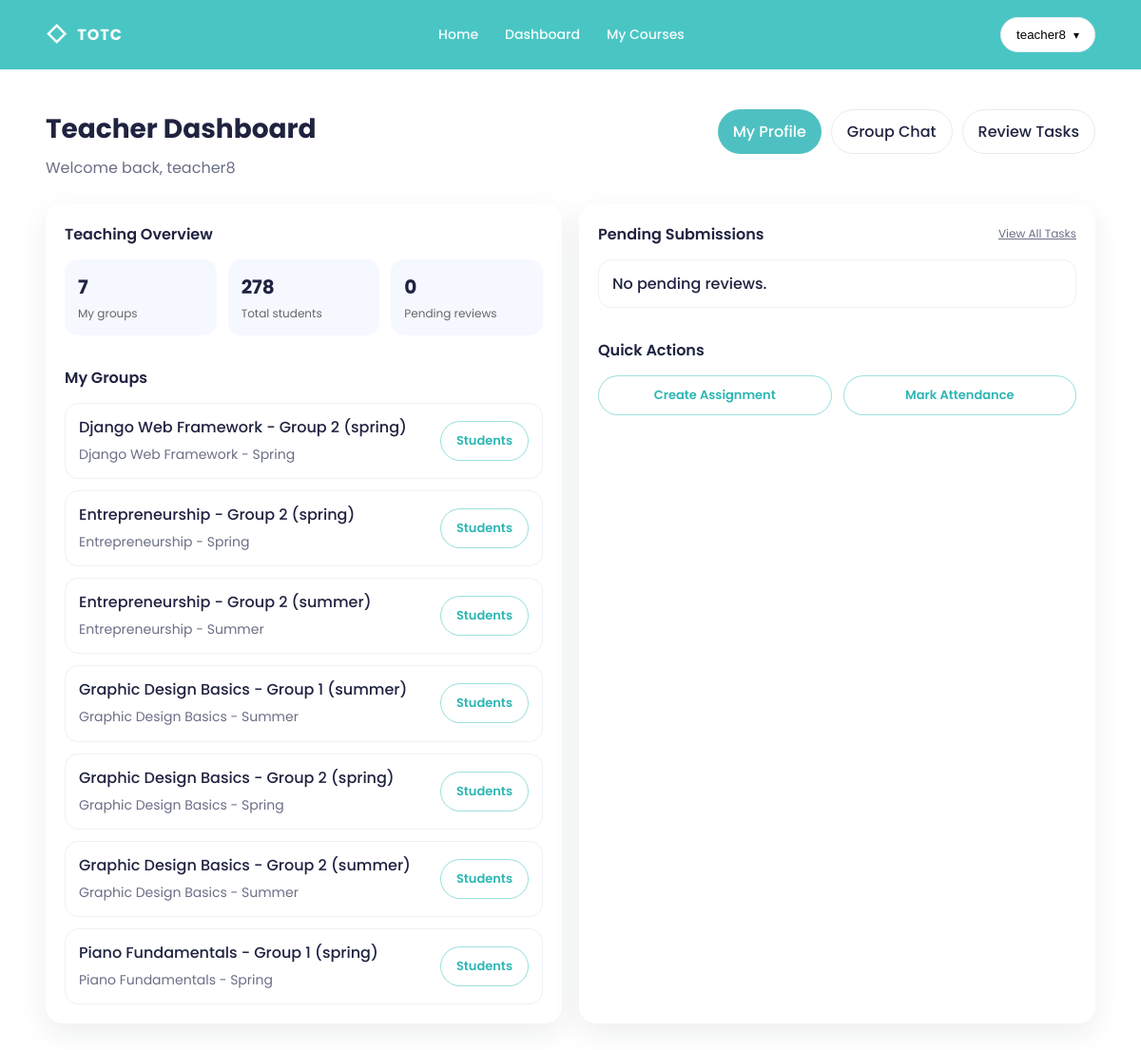
The page /accounts/dashboard/ (signed in) on the database its author committed.
### accounts/models.py (models this page shows, shortened)
class User(AbstractUser):
    ROLE = (
        ('admin', 'Admin'),
        ('teacher', 'Teacher'),
        ('student', 'Student'),
    )
    role = models.CharField(max_length=10, choices=ROLE)
    avatar = models.ImageField(upload_to='avatar/', default='')
    phone = models.CharField(max_length=20, blank=True, null=True)
    address = models.CharField(max_length=250, blank=True, null=True)
    balance = models.DecimalField(max_digits=10, decimal_places=2, default=0.00)
    speciality = models.CharField(max_length=100, blank=True, null=True)
    qualifications = models.TextField(blank=True, null=True)
    is_expert = models.BooleanField(default=False)
    created_at = models.DateTimeField(auto_now_add=True)
    updated_at = models.DateTimeField(auto_now=True)
    class Meta:
        ordering = ['-id']
        verbose_name = 'User'
        verbose_name_plural = 'Users'

### courses/models.py (models this page shows, shortened)
class Group(models.Model):
    name = models.CharField(max_length=50)
    course = models.ForeignKey(Course, on_delete=models.CASCADE, related_name='groups')
    session = models.ForeignKey(Session, on_delete=models.CASCADE, related_name='groups', null=True, blank=True)
    teacher = models.ForeignKey(User, on_delete=models.SET_NULL, null=True, blank=True, related_name='taught_groups',
                                limit_choices_to={
                                    'role': 'teacher',
                                    },
                                )
    created_at = models.DateTimeField(auto_now_add=True)
    updated_at = models.DateTimeField(auto_now=True)
    class Meta:
        ordering = ('name',)
        verbose_name = 'Group'
        verbose_name_plural = 'Groups'
        unique_together = ('course',
                           'name')
        verbose_name = 'Group'
        verbose_name_plural = 'Groups'
        unique_together = ('course',
                           'name')

class Course(models.Model):
    name = models.CharField(max_length=100)
    category = models.ForeignKey(Category, on_delete=models.CASCADE, related_name='courses', blank=True, null=True)
    small_image = models.ImageField(upload_to='courses/small_images', null=True)
    large_image = models.ImageField(upload_to='courses/large_images', null=True)
    small_description = models.TextField(max_length=50)
    large_description = models.TextField(max_length=1000)
    price = models.IntegerField(blank=True, null=True)
    created_at = models.DateTimeField(auto_now_add=True)
    updated_at = models.DateTimeField(auto_now=True)
    class Meta:
        ordering = ('name',)
        verbose_name = 'Course'
        verbose_name_plural = 'Courses'

class Session(models.Model):
    SESSION_TYPES = [
        ('1st',
         '1st Session'),
        ('2nd',
         '2nd Session'),
        ('3rd',
         '3rd Session'),
        ('4th',
         '4th Session'),
        ('spring',
         'Spring'),
        ('summer',
         'Summer'),
        ('fall',
         'Fall'),
        ('winter',
         'Winter'),
        ]
    course = models.ForeignKey(Course, on_delete=models.CASCADE, related_name='sessions')
    session_type = models.CharField(max_length=20, choices=SESSION_TYPES)
    start_date = models.DateField()
    end_date = models.DateField()
    capacity = models.PositiveIntegerField(default=30)
    is_active = models.BooleanField(default=True)
    created_at = models.DateTimeField(auto_now_add=True)
    updated_at = models.DateTimeField(auto_now=True)
    class Meta:
        ordering = ('course',
                    'session_type')
        verbose_name = 'Session'
        verbose_name_plural = 'Sessions'
        unique_together = ('course',
                           'session_type')

### accounts/views.py (the view, shortened to what this page needs)
# urls.py: path('dashboard/', views.DashboardView.as_view(), name='dashboard'),
class DashboardView(LoginRequiredMixin, TemplateView):
  def get_template_names( self ):
    user = self.request.user
    if user.role == 'teacher':
      return [ "dashboards/teacher.html" ]
    if user.role == 'student':
      return [ "dashboards/student.html" ]
    if user.role == 'admin':
      return [ "courses/admin/dashboard.html" ]
    return [ "dashboard.html" ]
  def get_context_data( self, **kwargs ):
    ctx = super().get_context_data(**kwargs)
    user = self.request.user
    if user.role == 'teacher':
        my_groups = Group.objects.filter(teacher=user).select_related('course', 'session')
        my_groups_count = my_groups.count()
        total_students_count = Enrollment.objects.filter(course__groups__in=my_groups).distinct().count()
        pending_submissions = Submission.objects.filter(
            assignment__teacher=user,
            status='submitted'
        ).select_related('student', 'assignment').order_by('-created_at')[:5]
        pending_reviews_count = Submission.objects.filter(assignment__teacher=user, status='submitted').count()
        ctx.update({
            "my_groups": my_groups,
            "my_groups_count": my_groups_count,
            "total_students_count": total_students_count,
            "pending_reviews_count": pending_reviews_count,
            "pending_submissions": pending_submissions,
        })
    return ctx

### templates/dashboards/teacher.html (shortened to what this page needs)
{% extends "base.html" %}
{% block content %}
    <section class="dash">
        <div class="container">
            <div class="dash__top">
                <div>
                    <h1 class="dash__title">Teacher Dashboard</h1>
                    <p class="dash__sub muted">Welcome back, {{ request.user.username }}</p>
                </div>
                <div class="dash__quick">
                    <a class="dashBtn" href="{% url 'accounts:profile' %}">My Profile</a>
                    <a class="dashBtn dashBtn--ghost" href="{% url 'messaging:group_list' %}">Group Chat</a>
                    <a class="dashBtn dashBtn--ghost" href="{% url 'tasks:assignment_list' %}">Review Tasks</a>
                </div>
            </div>
            <div class="dashGrid">
                <div class="dashCard">
                    <h3 class="dashCard__title">Teaching Overview</h3>
                    <div class="dashStats">
                        <div class="dashStat">
                            <div class="dashStat__num">{{ my_groups_count }}</div>
                            <div class="dashStat__label">My groups</div>
                        </div>
                        <div class="dashStat">
                            <div class="dashStat__num">{{ total_students_count }}</div>
                            <div class="dashStat__label">Total students</div>
                        </div>
                        <div class="dashStat">
                            <div class="dashStat__num">{{ pending_reviews_count }}</div>
                            <div class="dashStat__label">Pending reviews</div>
                        </div>
                    </div>
                    <h3 class="dashCard__title" style="margin-top: 32px;">My Groups</h3>
                    <ul class="dashList">
                        {% for group in my_groups %}
                            <li class="dashList__item">
                                <div style="display: flex; justify-content: space-between; align-items: center;">
                                    <div>
                                        <div class="dashList__main">{{ group.name }}</div>
                                        <div class="dashList__sub muted small">{{ group.course.name }} - {{ group.session.get_session_type_display }}</div>
                                    </div>
                                    <a href="{% url 'teachers:group_students' group.id %}" class="btn btn--pill btn--outlineTeal btn--small">Students</a>
                                </div>
                            </li>
                        {% empty %}
                            <li class="dashList__item">
                                <div class="dashList__main">No groups assigned.</div>
                            </li>
                        {% endfor %}
                    </ul>
                </div>
                <div class="dashCard">
                    <div style="display: flex; justify-content: space-between; align-items: center; margin-bottom: 14px;">
                        <h3 class="dashCard__title" style="margin: 0;">Pending Submissions</h3>
                        <a href="{% url 'tasks:assignment_list' %}" class="tiny link">View All Tasks</a>
                    </div>
                    <ul class="dashList">
                        {% for sub in pending_submissions %}
                            <li class="dashList__item">
                                <div style="display: flex; justify-content: space-between; align-items: center;">
                                    <div>
                                        <div class="dashList__main">{{ sub.student.get_full_name|default:sub.student.username }}</div>
                                        <div class="dashList__sub muted small">{{ sub.assignment.title }}</div>
                                    </div>
                                    <form method="post" action="{% url 'tasks:submission_check' sub.id %}" style="display: flex; gap: 8px;">
                                        {% csrf_token %}
                                        <input type="number" name="grade" placeholder="Grade" required style="width: 70px; padding: 6px; border-radius: 8px; border: 1px solid #ddd;">
                                        <button type="submit" class="btn btn--pill btn--primary btn--small">Save</button>
                                    </form>
                                </div>
                            </li>
                        {% empty %}
                            <li class="dashList__item">
                                <div class="dashList__main">No pending reviews.</div>
                            </li>
                        {% endfor %}
                    </ul>
                    <div style="margin-top: 32px;">
                        <h3 class="dashCard__title">Quick Actions</h3>
                        <div style="display: grid; grid-template-columns: 1fr 1fr; gap: 12px;">
                            <a href="{% url 'tasks:assignment_create' %}" class="btn btn--pill btn--outlineTeal btn--small">Create Assignment</a>
                            <a href="{% url 'attendance:schedule_list' %}" class="btn btn--pill btn--outlineTeal btn--small">Mark Attendance</a>
                        </div>
                    </div>
                </div>
            </div>
        </div>
    </section>
{% endblock %}

### templates/base.html (shortened to what this page needs)
{% load static %}
<!doctype html>
<html lang="en">
<head>
    <link rel="stylesheet" href="{% static 'css/style.css' %}">
</head>
<body>
<header class="nav">
    <div class="container nav__inner">
        <a class="brand" href="{% url 'index' %}">
            <span class="brand__mark">◇</span>
            <span class="brand__text">TOTC</span>
        </a>
        <nav class="nav__links">
            <a href="{% url 'index' %}">Home</a>
            {% if user.is_authenticated %}
                {% if user.role == 'admin' %}
                    <a href="{% url 'courses:admin_dashboard' %}">Dashboard</a>
                    <a href="{% url 'courses:list' %}">Courses</a>
                {% elif user.role == 'teacher' %}
                    <a href="{% url 'accounts:dashboard' %}">Dashboard</a>
                    <a href="{% url 'courses:list' %}">My Courses</a>
                {% elif user.role == 'student' %}
                    <a href="{% url 'accounts:dashboard' %}">Dashboard</a>
                    <a href="{% url 'courses:list' %}">My Courses</a>
                {% endif %}
            {% endif %}
        </nav>
        <div class="nav__actions">
            {% if user.is_authenticated %}
                <div class="navUser">
                    <button class="navUser__btn" type="button">
                        <span class="navUser__name">{{ user.username }}</span>
                        <span class="navUser__chev">▾</span>
                    </button>
                </div>
            {% else %}
                <a class="btn btn--pill btn--white" href="{% url 'accounts:login' %}">Login</a>
                <a class="btn btn--pill btn--ghost" href="mailto:admin@admin.com">Contact Us</a>
            {% endif %}
        </div>
    </div>
</header>
{% block content %}{% endblock %}
</body>
</html>

### static/css/style.css (style rules this page uses)
:root { --teal:#49c6c4; --teal2:#2db6b4; --ink:#1f225b; --muted:#6b6f86; --soft:#f1f8ff; --orange:#ff9b20; --pink:#e74a7a; --navy:#24264b; --radius:18px; --shadow:0 18px 45px rgba(20, 32, 68, 0.10); }
* { box-sizing:border-box }
html,body { margin:0;padding:0; scroll-behavior: smooth; overflow-x: hidden; }
body { font-family:"Poppins",system-ui,-apple-system,Segoe UI,Roboto,Arial,sans-serif; color:var(--ink); background:#fff; }
a { color:inherit;text-decoration:none }
.container { width:min(1200px, 92%); margin-inline:auto }
.muted { color:var(--muted); line-height:1.8; }
.small { font-size:14px }
.tiny { font-size:12px;color:var(--muted) }
.link { color:var(--muted); text-decoration:underline }
.nav { background:var(--teal); padding:18px 0; position:sticky; top:0; z-index:50; }
.nav__inner { display:flex; align-items:center; justify-content:space-between; gap:16px; }
.brand { display:flex; align-items:center; gap:10px; color:#fff; font-weight:700; }
.brand__mark { font-size:22px; opacity:.95 }
.brand__text { letter-spacing:.06em }
.nav__links { display:flex; gap:28px; color:#fff; opacity:.95 }
.nav__links a { font-weight:500; font-size:14px }
.nav__actions { display:flex; gap:12px }
.btn { display:inline-flex; align-items:center; justify-content:center; gap:10px; padding:12px 18px; border-radius:999px; border:1px solid transparent; font-weight:600; cursor:pointer; }
.btn--pill { border-radius:999px }
.btn--outlineTeal { background:#fff; border-color:rgba(73,198,196,.55); color:var(--teal2); }
.btn--small { padding:10px 16px; font-size:13px }
.navUser { position: relative; }
.navUser__btn { display: flex; align-items: center; gap: 8px; padding: 10px 16px; border-radius: 999px; background: #fff; border: 1px solid #e6ebf2; cursor: pointer; font-weight: 500; }
.navUser__chev { font-size: 12px; }
.navUser { position: relative; display: inline-block; }
.dash { padding: 42px 0; }
.dash__top { display: flex; align-items: flex-start; justify-content: space-between; gap: 16px; margin-bottom: 22px; }
.dash__title { margin: 0; font-size: 28px; color: #1f2340; }
.dash__sub { margin: 6px 0 0; }
.dash__quick { display: flex; gap: 10px; flex-wrap: wrap; }
.dashBtn { display: inline-flex; align-items: center; justify-content: center; padding: 10px 16px; border-radius: 999px; text-decoration: none; font-weight: 500; background: #4fc0c1; color: #fff; }
.dashBtn--ghost { background: #fff; color: #1f2340; border: 1px solid #e6ebf2; }
.dashGrid { display: grid; grid-template-columns: 1fr 1fr; gap: 18px; }
.dashCard { background: #fff; border-radius: 18px; padding: 20px; box-shadow: 0 10px 30px rgba(20, 32, 68, .08); }
.dashCard__title { margin: 0 0 14px; font-size: 16px; font-weight: 600; color: #1f2340; }
.dashStats { display: grid; grid-template-columns: repeat(3, 1fr); gap: 12px; }
.dashStat { background: #f5f8ff; border-radius: 14px; padding: 14px; }
.dashStat__num { font-size: 20px; font-weight: 700; color: #1f2340; }
.dashStat__label { margin-top: 4px; font-size: 12px; color: #666; }
.dashList { list-style: none; margin: 0; padding: 0; display: flex; flex-direction: column; gap: 12px; }
.dashList__item { padding: 12px 14px; border-radius: 14px; border: 1px solid #eef1f6; }
.dashList__main { font-weight: 500; color: #1f2340; }
.dashList__sub { margin-top: 4px; }

### rows shown on the page
User: username "teacher8", user.username "teacher8"
Group: name "Django Web Framework - Group 2 (spring)", course.name "Django Web Framework", session.session_type "Spring"
Group: name "Entrepreneurship - Group 2 (spring)", course.name "Entrepreneurship", session.session_type "Spring"
Group: name "Entrepreneurship - Group 2 (summer)", course.name "Entrepreneurship", session.session_type "Summer"
Group: name "Graphic Design Basics - Group 1 (summer)", course.name "Graphic Design Basics", session.session_type "Summer"
Group: name "Graphic Design Basics - Group 2 (spring)", course.name "Graphic Design Basics", session.session_type "Spring"
Group: name "Graphic Design Basics - Group 2 (summer)", course.name "Graphic Design Basics", session.session_type "Summer"
Group: name "Piano Fundamentals - Group 1 (spring)", course.name "Piano Fundamentals", session.session_type "Spring"

### other values the page prints
{{ my_groups_count }} "7"
{{ total_students_count }} "278"
{{ pending_reviews_count }} "0"
